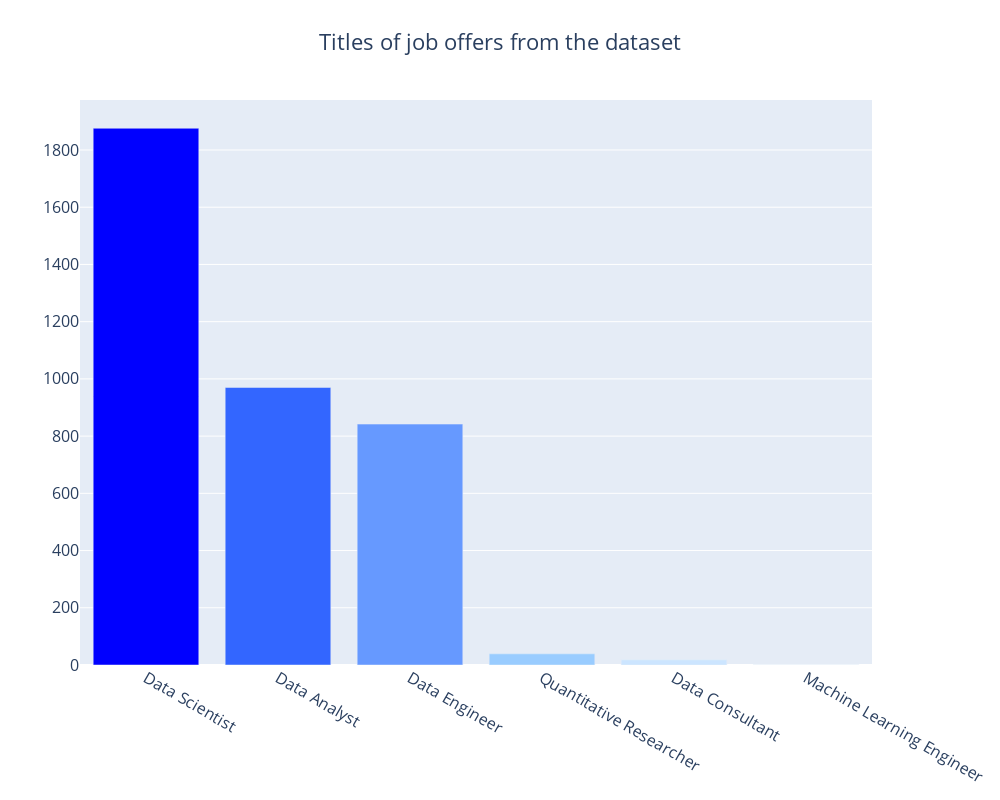

The notebook cell this image was saved under:
### Markdown cell above
## Which Job Titles and which Keywords are being used?

### Code cell
# Which titles are used for the jobs?
jobs_names_df = pd.DataFrame(df["Compare Title"].value_counts().reset_index())

jobs_names_df.columns = ["Job Title","Count"]
jobs_names_df["Job Title"].replace("", np.nan, inplace = True)
jobs_names_df.dropna(subset = ["Job Title"], inplace = True)
plotlyplot(jobs_names_df, 10, "Titles of job offers from the dataset")

### Figure 1 — Plotly figure (JSON) as saved in the notebook; plotly's stock layout.template omitted (floating-point values rounded to 4 significant figures)
{"data": [{"marker": {"color": ["#0000FF", "#3366FF", "#6699FF", "#99CCFF", "#CCE5FF", "#E6F2FF", "#E6FFE6", "#CCEEB3", "#99E580", "#66CC4D", "#33B319", "#009900"]}, "type": "bar", "x": ["Data Scientist", "Data Analyst", "Data Engineer", "Quantitative Researcher", "Data Consultant", "Machine Learning Engineer"], "y": [1876, 970, 842, 39, 18, 1]}], "layout": {"font": {"size": 16}, "height": 800, "title": {"text": "Titles of job offers from the dataset", "x": 0.5}, "width": 1000, "xaxis": {"autorange": true, "range": [-0.5, 5.5], "type": "category"}, "yaxis": {"autorange": true, "range": [0, 1975.0], "type": "linear"}}}
